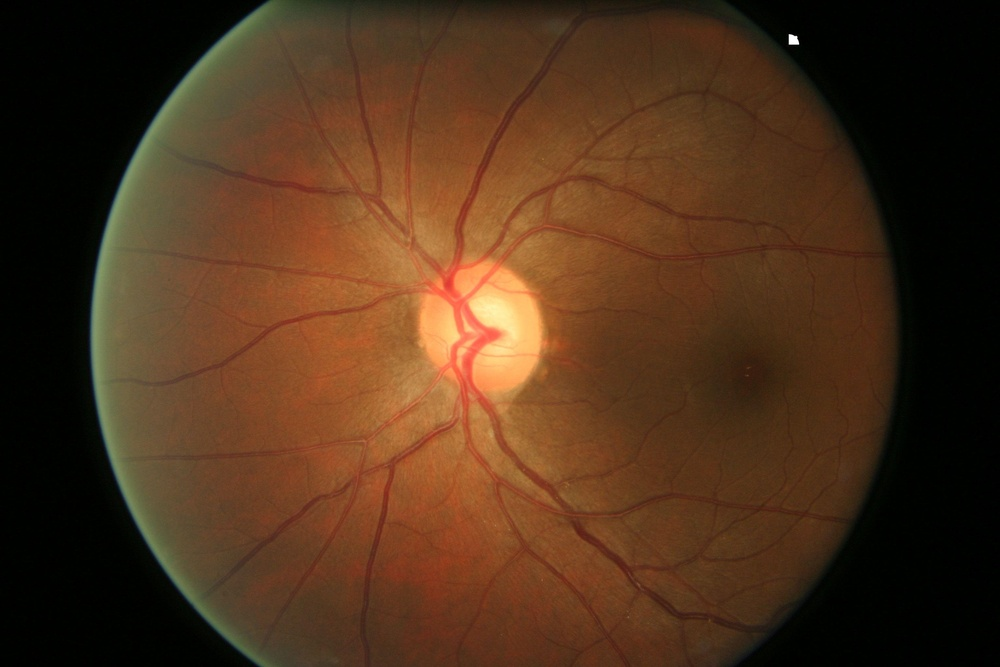
#> input picture glaucoma/dataset_generation/kaggle_dataset/0/048.jpg, 1000 x 667 px, shrunk from 3072 x 2048 before the run; its folder holds only this picture in this run
$ jupyter execute unsuccessful_transform_augment.ipynb
#> lines starting #> are read from the running program, lines starting #| are printed output that depends on the picture; after the words box and inside, x2 and y2 are one past the last pixel; in counts of white or black regions, pixels touching at a corner belong together
[cell 1]
## convert to function
from imutils import contours
from skimage import measure
import numpy as np
import imutils
import cv2
import pandas as pd
import glob
from tqdm.auto import tqdm
tqdm.pandas()

import pandas as pd
import shutil

[cell 2]
def get_disk(image):
  try:
    image = cv2.imread(image)
#> image is the input picture: shape (667, 1000, 3); mean B, G, R 27.7, 50, 78.7
    gray = cv2.cvtColor(image, cv2.COLOR_BGR2GRAY)
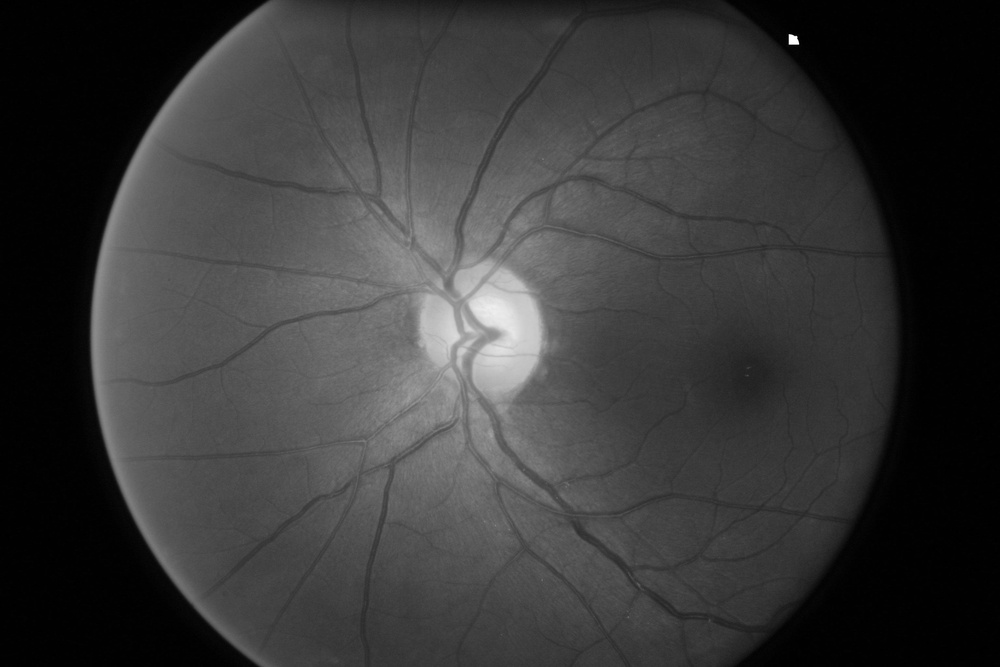
#> gray: shape (667, 1000); min 0, max 255, mean 56
    blur = cv2.bilateralFilter(gray,9,75,75)
    median=cv2.medianBlur(blur, 5)

    # threshold the image to reveal light regions in the
    # blurred image
    thresh = cv2.threshold(median, 155, 255, cv2.THRESH_BINARY)[1]
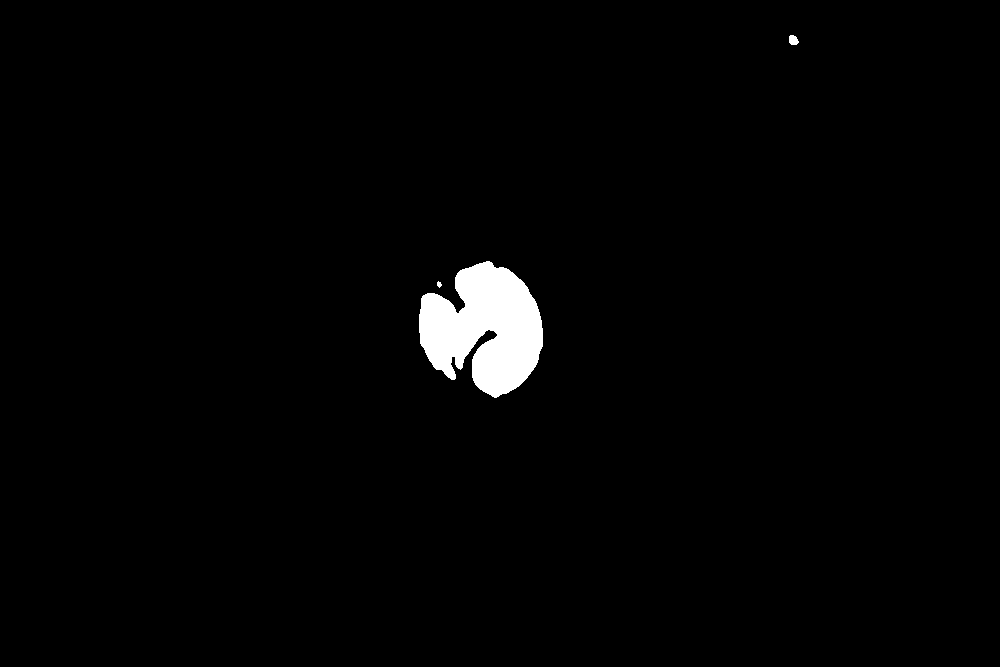
#> thresh: shape (667, 1000); 1.7% white; 3 white regions, box (x1, y1, x2, y2) and area: (419, 261, 543, 398) 11288, (789, 35, 799, 45) 79, (437, 281, 442, 288) 23
    # perform a series of erosions and dilations to remove
    # any small blobs of noise from the thresholded image
    thresh = cv2.erode(thresh, None, iterations=2)
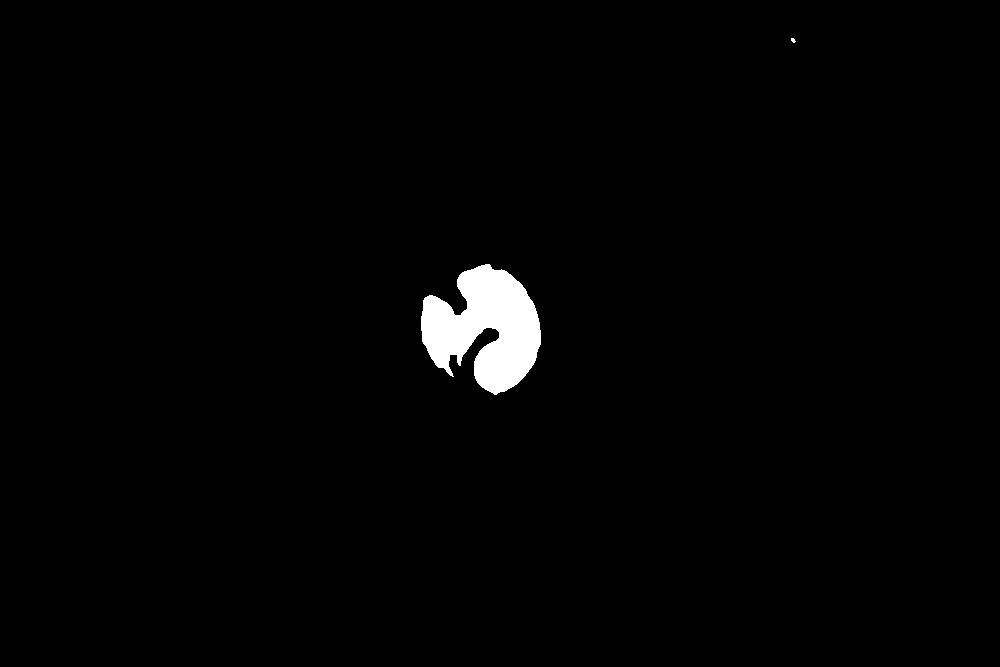
#> thresh: shape (667, 1000); 1.5% white; 2 white regions (1 under 20 px), largest, box (x1, y1, x2, y2) and area: (421, 264, 541, 395) 9768
    thresh = cv2.dilate(thresh, None, iterations=4)
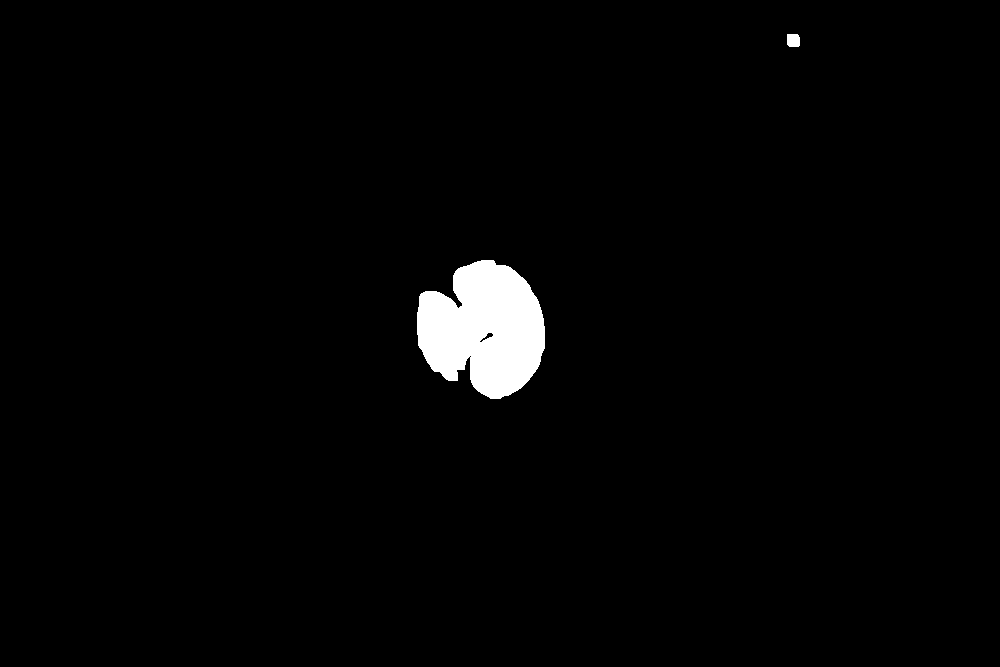
#> thresh: shape (667, 1000); 1.9% white; 2 white regions, box (x1, y1, x2, y2) and area: (417, 260, 545, 399) 12776, (787, 34, 800, 47) 161

    # perform a connected component analysis on the thresholded
    # image, then initialize a mask to store only the "large"
    # components
    labels = measure.label(thresh, connectivity=2, background=0)
#> labels: shape (667, 1000) int64; 3 distinct labels, from 0 to 2
    mask = np.zeros(thresh.shape, dtype="uint8")

    # loop over the unique components
    for label in np.unique(labels):
      # if this is the background label, ignore it
      if label == 0:
        continue

      # otherwise, construct the label mask and count the
      # number of pixels
      labelMask = np.zeros(thresh.shape, dtype="uint8")
      labelMask[labels == label] = 255
      numPixels = cv2.countNonZero(labelMask)

      # if the number of pixels in the component is sufficiently
      # large, then add it to our mask of "large blobs"
      if numPixels >500:
        mask = cv2.add(mask, labelMask)
#> this loop made 3 passes
#> numPixels on passes 2 to 3: 161, 12776
#> labelMask: shape (667, 1000); 1.9% white; 1 white region

    # find the contours in the mask, then sort them from left to
    # right
    cnts = cv2.findContours(mask.copy(), cv2.RETR_EXTERNAL,
      cv2.CHAIN_APPROX_SIMPLE)
#> cnts = 1 contour; box (x1, y1, x2, y2) and area: (417, 260, 545, 399) 12580
    cnts = imutils.grab_contours(cnts)
    cnts = contours.sort_contours(cnts)[0]
    # print (cnts)
    # loop over the contours
    for (i, c) in enumerate(cnts):
        ellipse = cv2.fitEllipse(c)
        (x, y, w, h) = cv2.boundingRect(c)
        break
#> this loop made 1 pass
#> (ellipse, x, y, w, h) on pass 1: (((485.4, 329.5), (125.3, 129.4), 148.1), 417, 260, 128, 139)
      # draw the bright spot on the image

    padding = 100
    image = image[y-padding:y+h+padding, x-padding:x+w+padding]
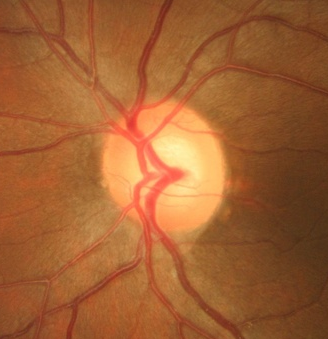
#> image: shape (339, 328, 3); mean B, G, R 51, 96.7, 160.9
    return True
  except:
    return False

$ run again, on glaucoma/dataset_generation/kaggle_dataset/0/428.jpg
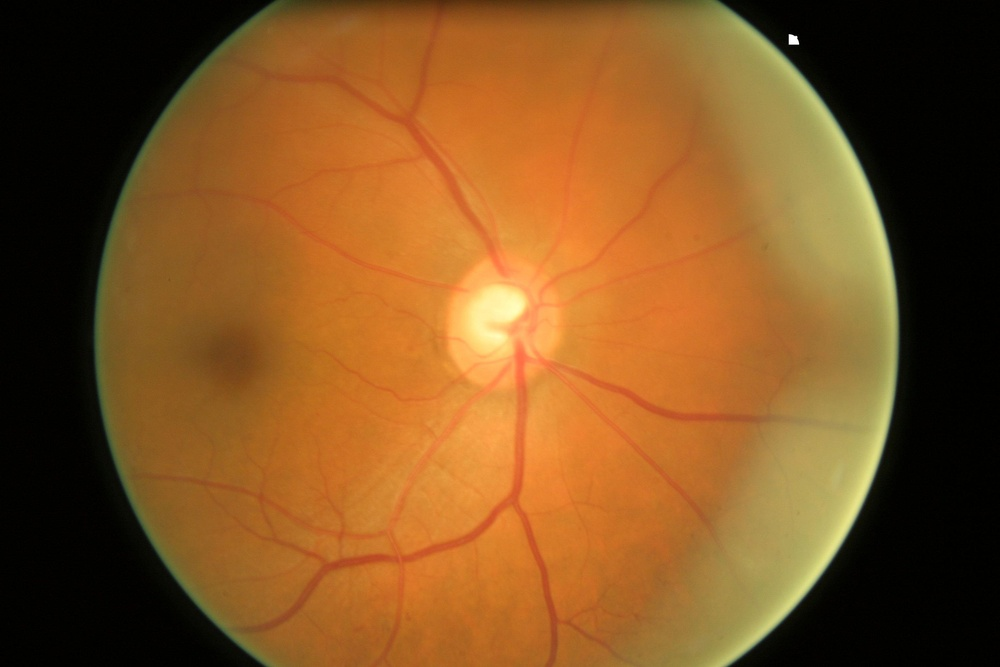
#> input picture glaucoma/dataset_generation/kaggle_dataset/0/428.jpg, 1000 x 667 px, shrunk from 3072 x 2048 before the run
#> in get_disk, image is the input picture: shape (667, 1000, 3); mean B, G, R 34.5, 82.8, 128.8
#> labels: shape (667, 1000) int64; 5 distinct labels, from 0 to 4
#> the loop in get_disk, `for label in np.unique(labels):` made 5 passes
#> numPixels on passes 2 to 5: 27950, 161, 81, 36271
#> after the loop in get_disk, `for label in np.unique(labels):`:
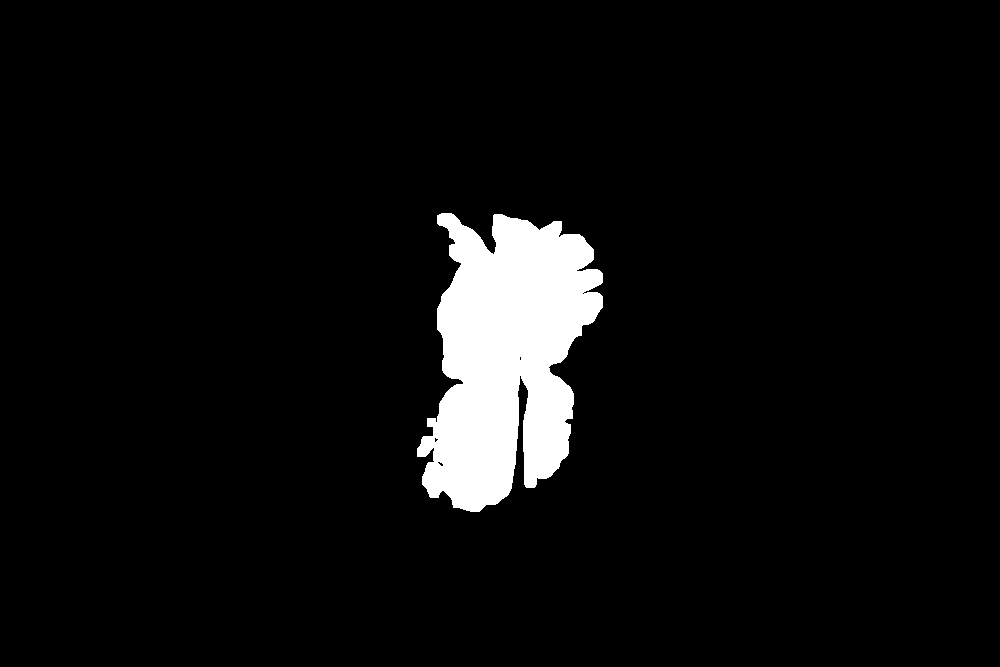
#> labelMask: shape (667, 1000); 5.4% white; 1 white region, box (x1, y1, x2, y2) and area: (417, 213, 603, 512) 36271
#> cnts = 2 contours; box (x1, y1, x2, y2) and area: (417, 213, 603, 512) 35660, (707, 25, 897, 667) 27241
#> the loop in get_disk, `for (i, c) in enumerate(cnts):` made 1 pass
#> (ellipse, x, y, w, h) on pass 1: (((504.1, 349.5), (162.2, 313.6), 9.86), 417, 213, 186, 299)
#> in get_disk, `image = image[y-padding:y+h+padding, x-padding:x+w+padding]`:
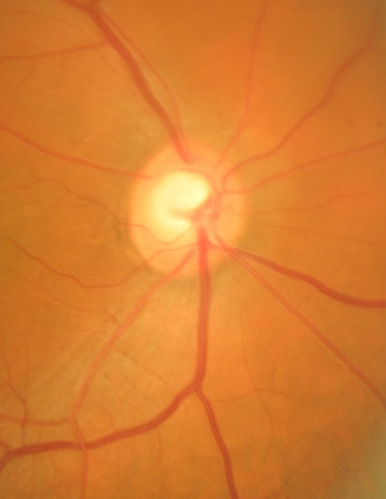
#> image: shape (499, 386, 3); mean B, G, R 48.2, 124.4, 214.1

$ run again, on glaucoma/dataset_generation/kaggle_dataset/0/089.jpg
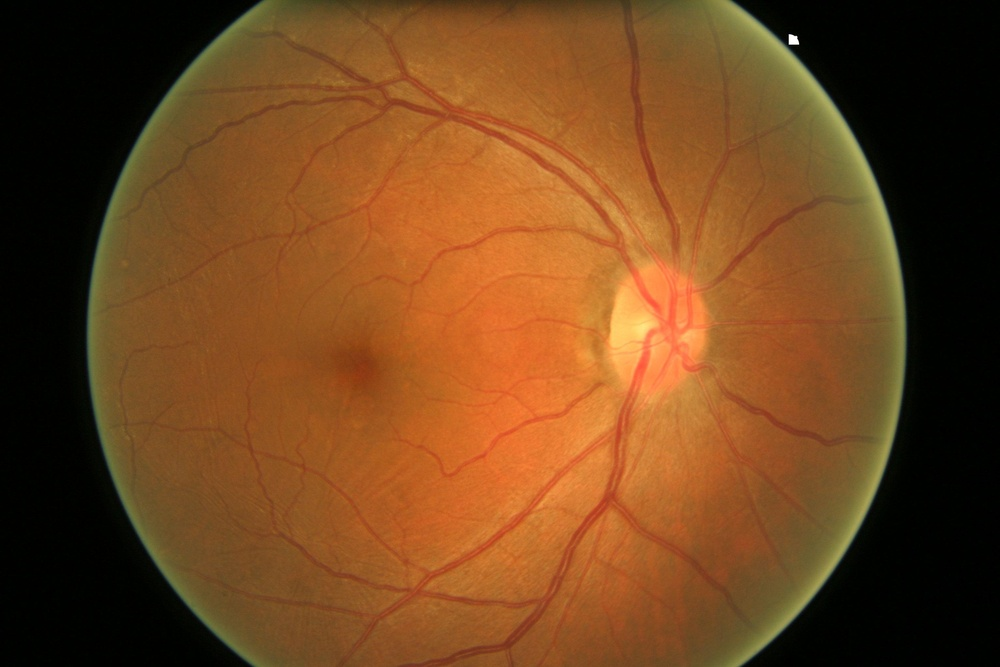
#> input picture glaucoma/dataset_generation/kaggle_dataset/0/089.jpg, 1000 x 667 px, shrunk from 3072 x 2048 before the run
#> in get_disk, image is the input picture: shape (667, 1000, 3); mean B, G, R 30.4, 68.9, 113
#> in get_disk, `thresh = cv2.dilate(thresh, None, iterations=4)`:
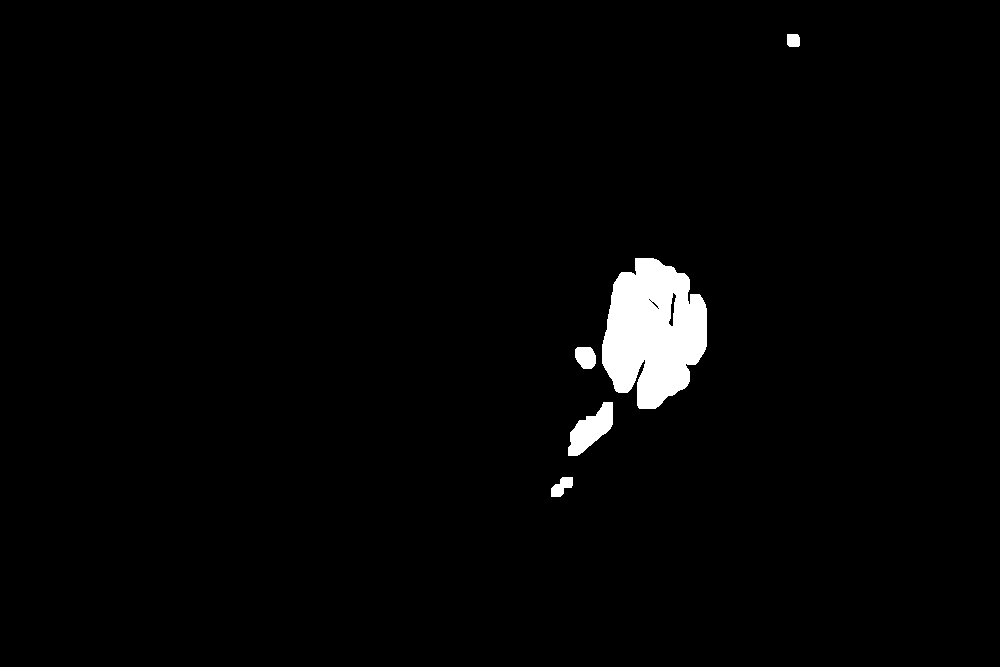
#> thresh: shape (667, 1000); 2% white; 5 white regions, box (x1, y1, x2, y2) and area: (602, 258, 707, 409) 11425, (568, 402, 613, 456) 1284, (575, 347, 596, 369) 382, (551, 477, 573, 497) 275, (787, 34, 800, 47) 161
#> labels: shape (667, 1000) int64; 6 distinct labels, from 0 to 5
#> the loop in get_disk, `for label in np.unique(labels):` made 6 passes
#> numPixels on passes 2 to 6: 161, 11425, 382, 1284, 275
#> cnts = 2 contours; box (x1, y1, x2, y2) and area: (602, 258, 707, 409) 11282, (568, 402, 613, 456) 1210
#> the loop in get_disk, `for (i, c) in enumerate(cnts):` made 1 pass
#> (ellipse, x, y, w, h) on pass 1: (((590.7, 429.1), (26.16, 65.97), 45.85), 568, 402, 45, 54)
#> in get_disk, `image = image[y-padding:y+h+padding, x-padding:x+w+padding]`:
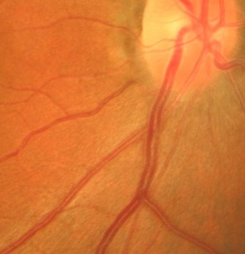
#> image: shape (254, 245, 3); mean B, G, R 52.1, 118.9, 215.9
